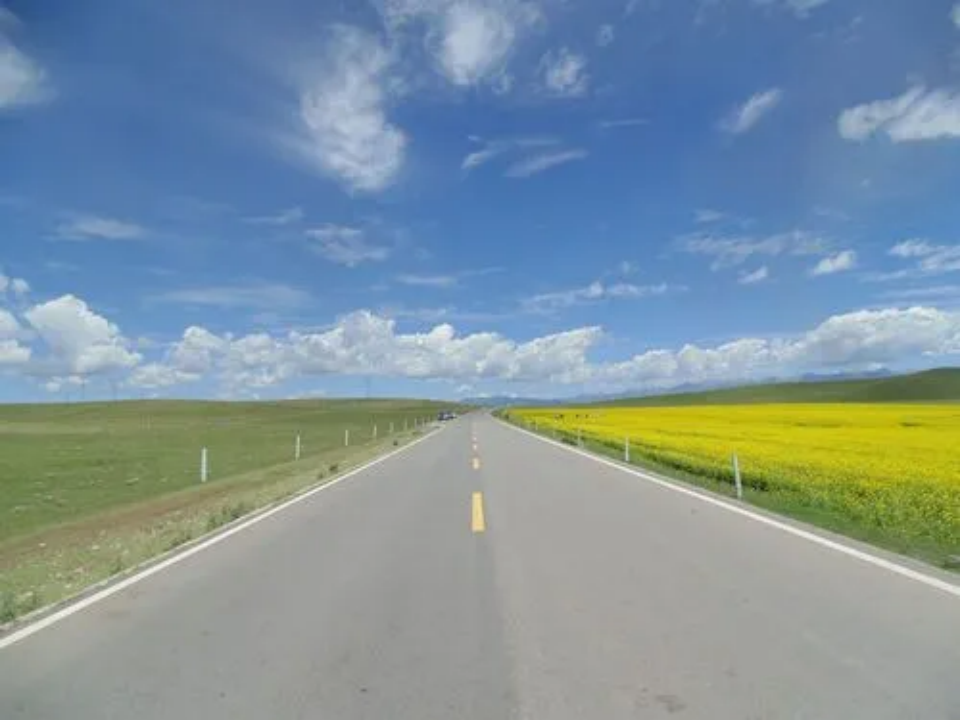
#> input picture topic4/code/image2.png, 960 x 720 px
$ python hough.py
#> lines starting #> are read from the running program, lines starting #| are printed output that depends on the picture; after the words box and inside, x2 and y2 are one past the last pixel; in counts of white or black regions, pixels touching at a corner belong together
import cv2
import numpy as np
import matplotlib.pyplot as plt

# 读取图像
image = cv2.imread("image2.png")
#> image is the input picture: shape (720, 960, 3); mean B, G, R 158.1, 147.6, 127.2
gray_image = cv2.cvtColor(image, cv2.COLOR_BGR2GRAY)
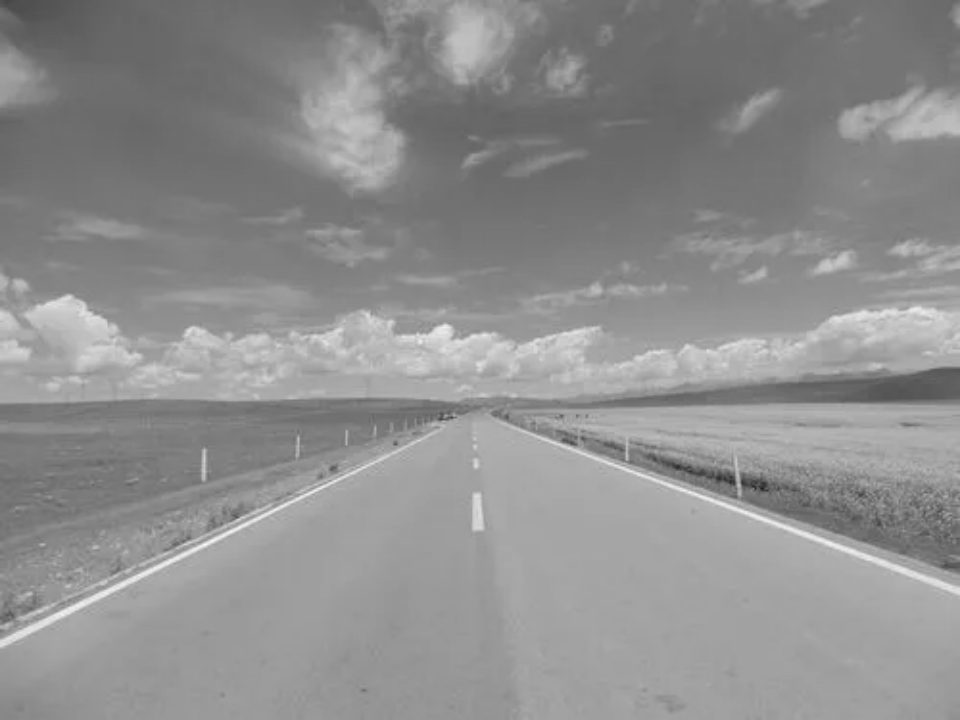
#> gray_image: shape (720, 960); min 31, max 249, mean 142.7
blurred_image = cv2.GaussianBlur(gray_image, (5, 5), 3)

# 边缘检测
threshold1 = 50
threshold2 = 100
edges = cv2.Canny(gray_image, threshold1, threshold2, apertureSize=3)
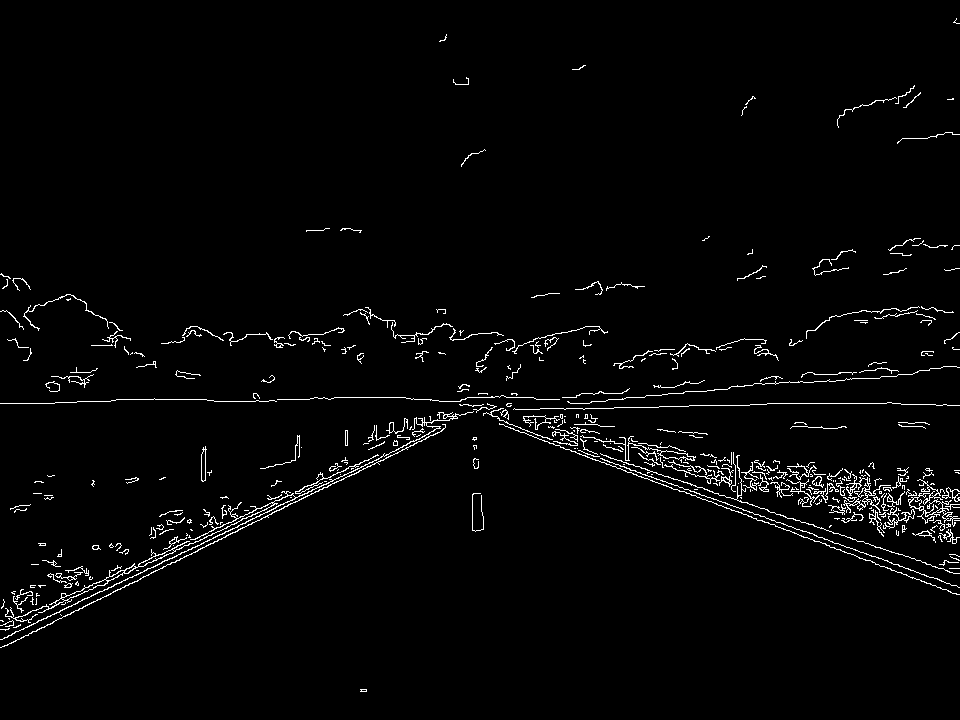
#> edges: shape (720, 960); 2.3% white in thin lines or dots
edges1 = cv2.Canny(blurred_image, threshold1, threshold2, apertureSize=3)
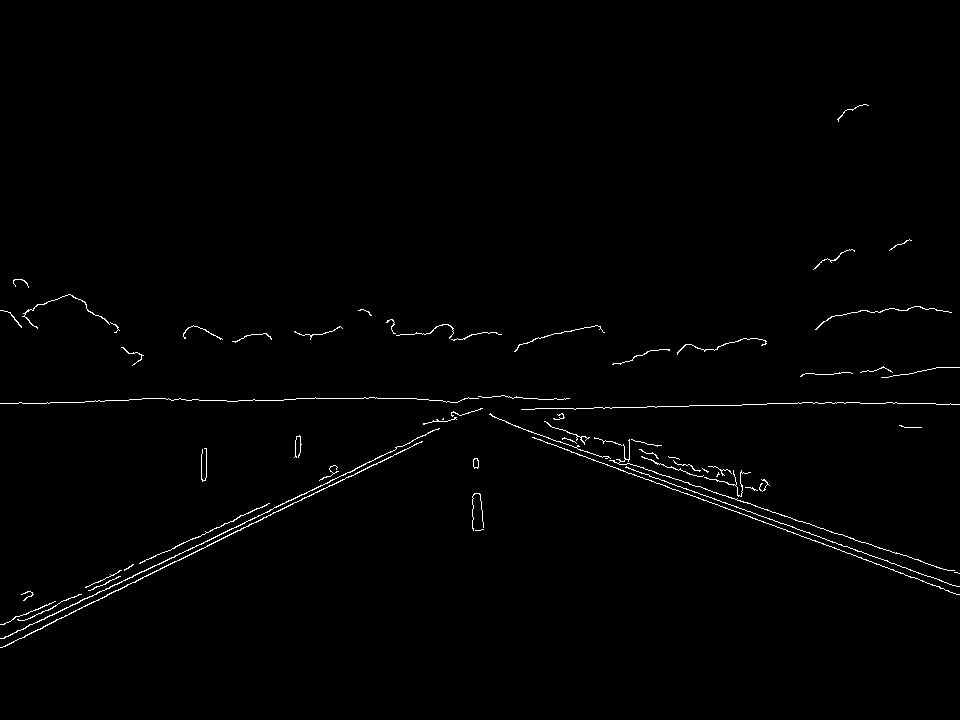
#> edges1: shape (720, 960); 0.93% white in thin lines or dots, all inside (x1, y1, x2, y2) = (0, 104, 960, 648)

lines = cv2.HoughLinesP(
    edges1,
    rho=1,
    theta=np.pi / 180,
    threshold=50,
    minLineLength=150,
    maxLineGap=10,
)
#> lines = [[37, 629, 422, 441], [534, 438, 917, 578], [508, 423, 956, 586], [75, 604, 400, 446], [188, 550, 439, 428], [678, 479, 895, 553], [4, 638, 154, 565], [608, 456, 799, 521], [98, 582, 269, 503], [0, 647, 156, 571], [625, 467, 780, 523], [801, 536, 959, 594]]

# 绘制检测到的直线
if lines is not None:
    for line in lines:
        x1, y1, x2, y2 = line[0]
        cv2.line(image, (x1, y1), (x2, y2), (0, 0, 255), 2)  # 红色，线宽为 2
#> this loop made 12 passes
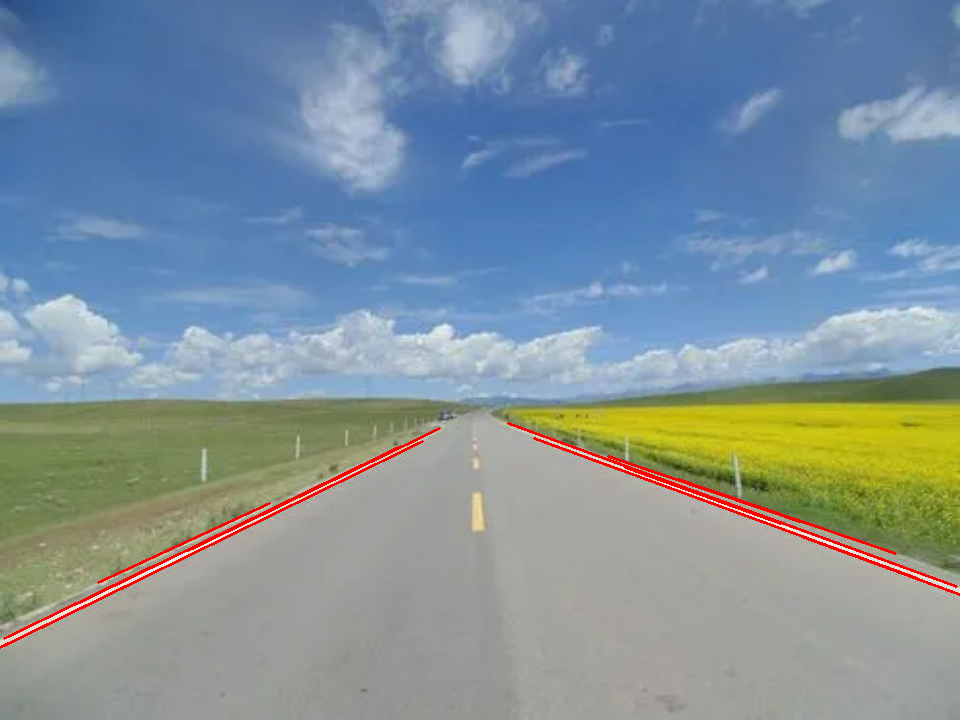
#> image: shape (720, 960, 3); 1.01% of pixels changed, all inside (x1, y1, x2, y2) = (0, 422, 960, 649)


# 显示原图边缘检测和高斯模糊后边缘检测结果
# 显示直线检测结果

plt.figure()
plt.imshow(edges, cmap="gray")
plt.axis("off")

plt.figure()
plt.imshow(edges1, cmap="gray")
plt.axis("off")

plt.figure()
plt.imshow(cv2.cvtColor(image, cv2.COLOR_BGR2RGB))
plt.axis("off")
plt.show()
